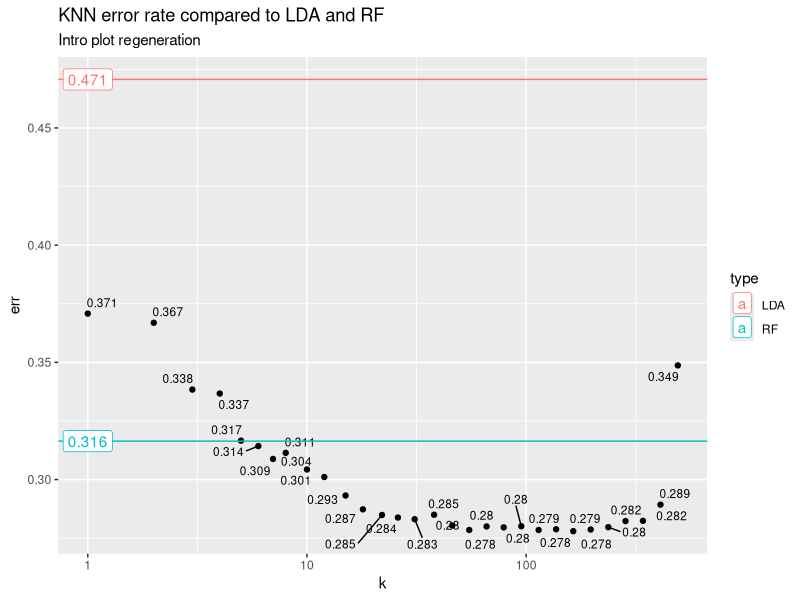
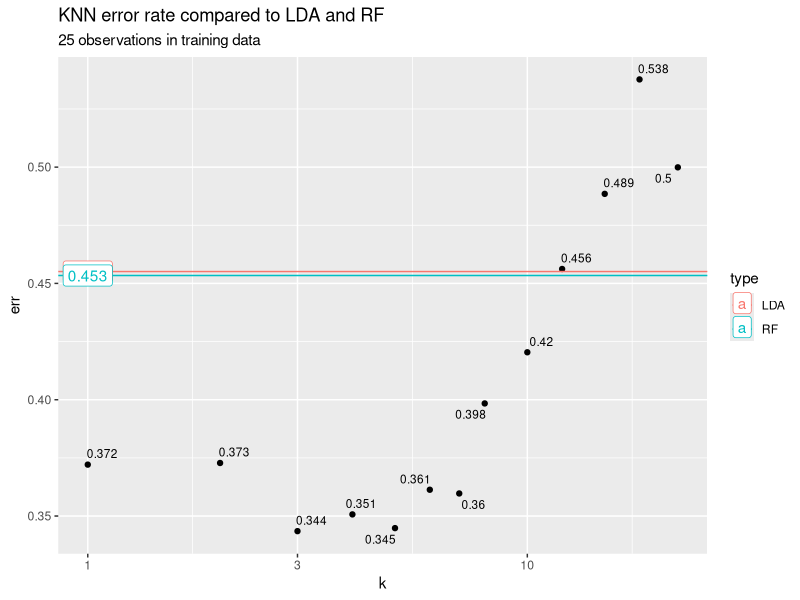
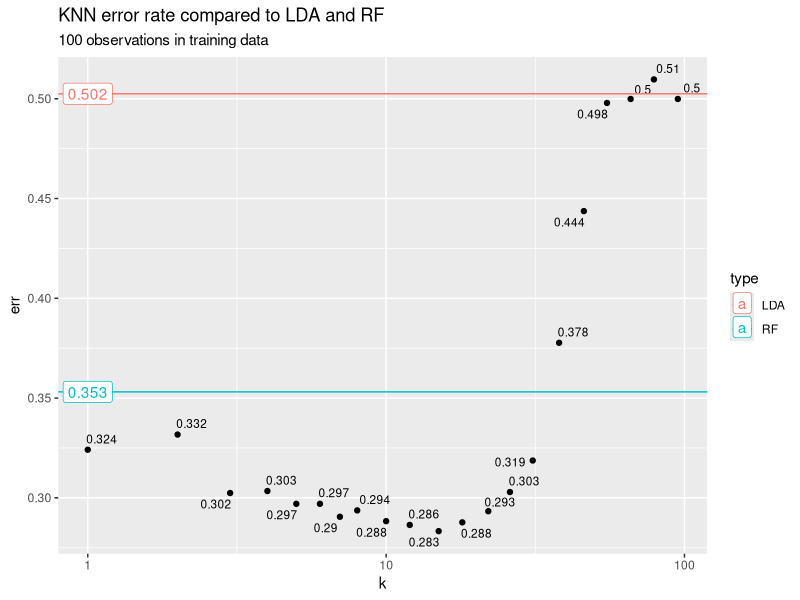
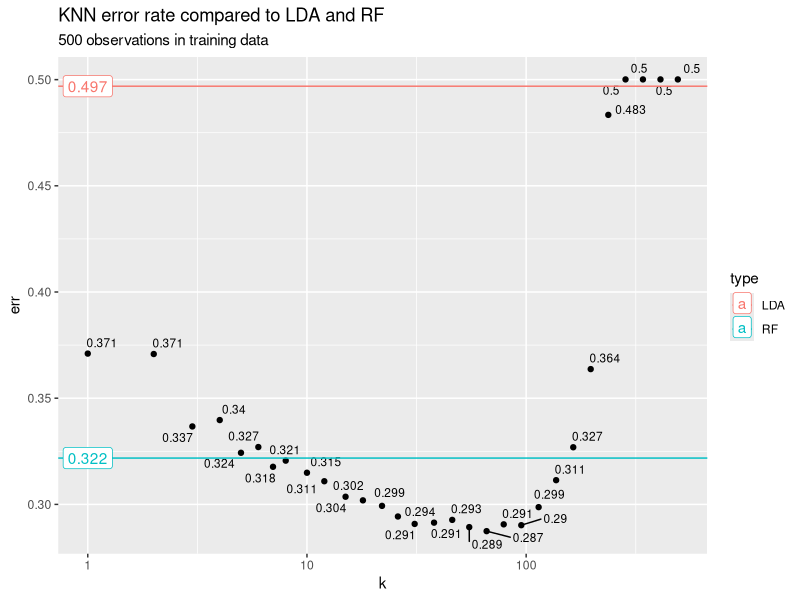
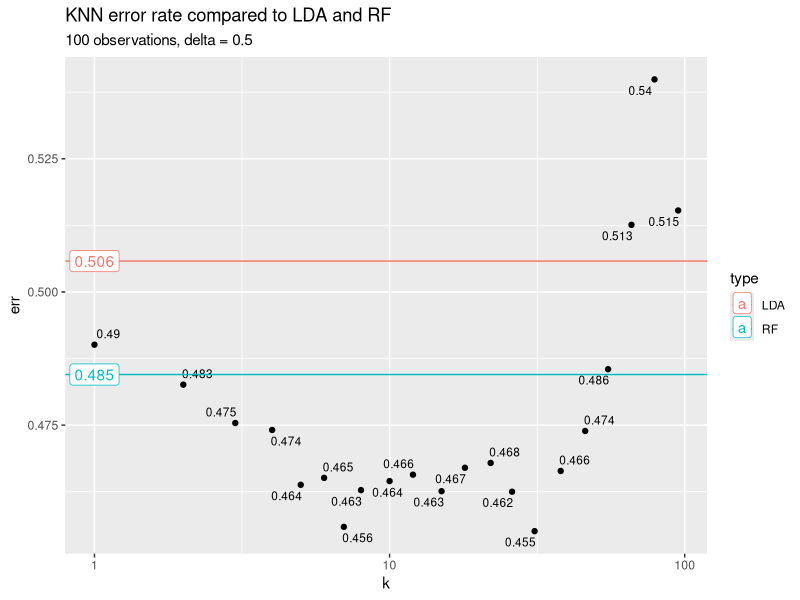
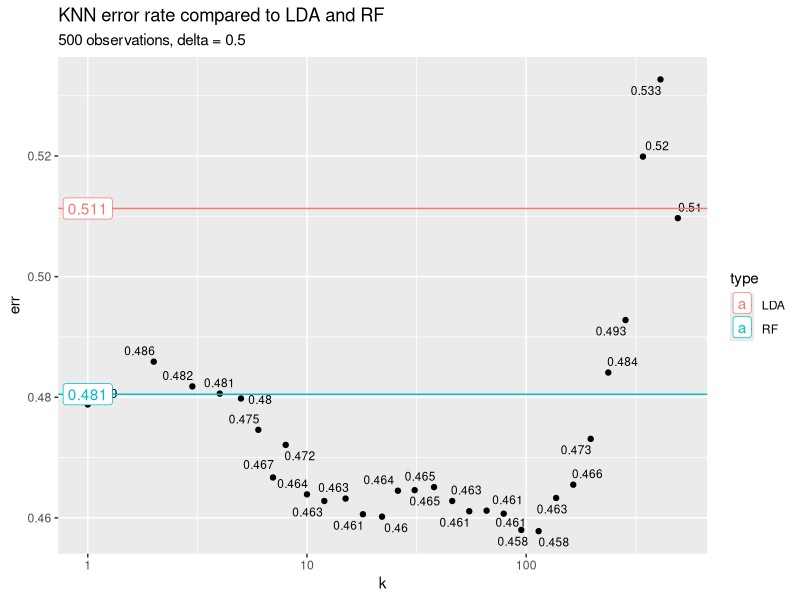
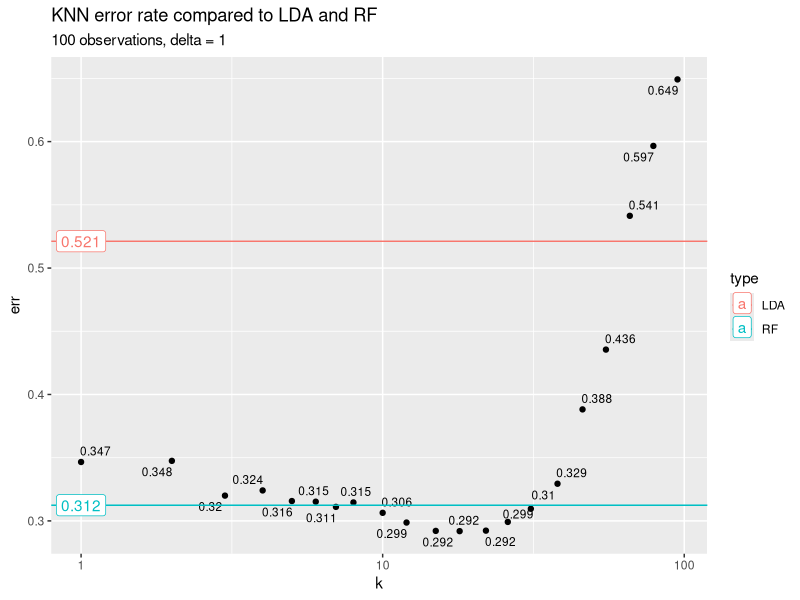
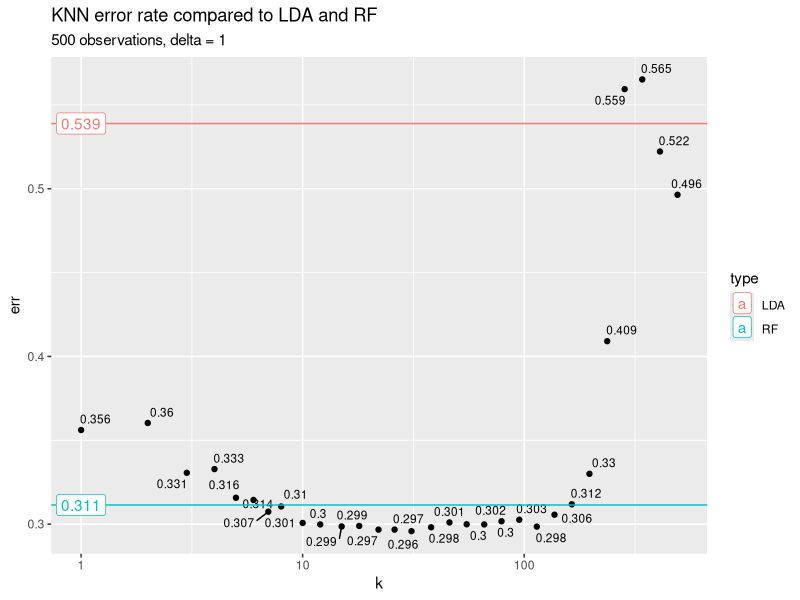

Write R code to recreate these figures, in order. (Note: a time limit stopped this script after it produced the figures.)
## ---- chunk 1
library(randomForest)
library(MASS)
library(class)
library(ggplot2)
library(ggrepel) # Neat idea for more readable labels!
# Cache stuff so I can be confident I'm writing about the correct plots without setting a seed artificailly
knitr::opts_chunk$set(echo = TRUE, cache = TRUE)
## ---- chunk 2
# nObs: How many observations
# nClassVars: How many predictors are associated with outcome
# nNoiseVars: How many predictors are not
# deltaClass: To modulate average difference between two classes' predictor values
generateData <- function(nObs = 1000, nClassVars = 2, nNoiseVars = 1, deltaClass = 1, plot.pairs = FALSE) {
  # Use data.frame so that variables will automatically be named "X1" "X2" etc.
  simData <- data.frame(matrix(rnorm(nObs * (nClassVars + nNoiseVars)), 
                 nrow = nObs, ncol = nClassVars + nNoiseVars))
  # Space to hold/calculate class information
  classData <- 1
  # Make some correlations and classifications
  for ( iTmp in 1:nClassVars ) {
    delta <- sample(deltaClass * c(-1,1), nObs, replace = TRUE)
    simData[, iTmp] <- simData[, iTmp] + delta
    classData <- classData * delta
  }
  classData <- classData > 0
  
  # If you want to check out the data
  if (plot.pairs){
    pairs(simData, col = as.numeric(classData))
  }

  simData <- data.frame(cbind(class = classData, simData))
  return(simData)
}
  
## ---- chunk 3
rfEval <- function (train, test, ...) {
  rfRes <- randomForest(as.factor(class) ~ ., data = train, ...)
  rfTmpTbl <- table(test$class, predict(rfRes, newdata = test))
  return(rfTmpTbl)
}

ldaEval <- function(train, test, ...) {
  ldaRes <- lda(class ~ ., data = train, ...)
  ldaTmpTbl <- table(test$class, predict(ldaRes, newdata = test)$class)
  return(ldaTmpTbl)
}
## ---- chunk 4
knnEval <- function(train, test, k.max = 500) {
  kvals <- numeric()
  for (val in sort(unique(floor(1.2^(1:50))))) {
    if (val < k.max) {
      kvals <- c(kvals, val)
    }
  }
  
  dfTmp <- data.frame(err = numeric(), k = numeric())
  for (k in kvals) {
    # Remove classifier (or it works too well!)
    trainData <- subset(train, select = -class)
    testData <- subset(test, select = -class)
    knnRes <- knn(train = trainData, test = testData, cl = train$class, k = k)
    tmpTbl <- table(test$class, knnRes)
    dfTmp <- rbind(dfTmp, data.frame(err = 1-sum(diag(tmpTbl))/sum(tmpTbl), k = k))
  }
  
  return(dfTmp)
}
## ---- chunk 5
plotResults <- function(knn.df, ldaTbl, rfTbl, subtitle = "") {
  lda.rf <- data.frame(type = c("LDA", "RF"),
                       err = c(1 - sum(diag(ldaTbl)) / sum(ldaTbl),
                               1 - sum(diag(rfTbl)) / sum(rfTbl)))
  g <- ggplot(knn.df, aes(x = k, y = err)) + geom_point() + scale_x_log10() 
  # If you want everything on the same scale, can uncomment below
  # g <- g + ylim(0, 1)
  g <- g + geom_text_repel(aes(k, err, label = round(err, 3)), data = knn.df, size = 3)
  g <- g + geom_hline(aes(yintercept = err, color = type), data = lda.rf)
  g <- g + geom_label(aes(1, err, label = round(err, 3), color = type), data = lda.rf)
  g <- g + ggtitle("KNN error rate compared to LDA and RF", subtitle = subtitle)
  print(g)
}
## ---- chunk 6
trainTmp <- generateData()
testTmp <- generateData(nObs = 10000)
rfTbl <- rfEval(trainTmp, testTmp)
ldaTbl <- ldaEval(trainTmp, testTmp)
knn.df <- knnEval(trainTmp, testTmp)
plotResults(knn.df = knn.df, ldaTbl = ldaTbl, rfTbl = rfTbl, subtitle = "Intro plot regeneration")
## ---- chunk 7
# Generate test data
test.10k <- generateData(nObs = 10000)

for (n in c(25, 100, 500)) {
  trainTmp <- generateData(nObs = n)
  rfTbl <- rfEval(trainTmp, test.10k)
  ldaTbl <- ldaEval(trainTmp, test.10k)
  knn.df <- knnEval(trainTmp, test.10k, k.max = n)
  subtitle <- paste(n, "observations in training data")
  plotResults(knn.df = knn.df, ldaTbl = ldaTbl, rfTbl = rfTbl, subtitle = subtitle)
}

## ---- chunk 8
for (d in c(0.5, 1, 2)) {
  testTmp <- generateData(nObs = 10000, deltaClass = d)
  for (n in c(100, 500)) {
    trainTmp <- generateData(nObs = n, deltaClass = d)
    rfTbl <- rfEval(trainTmp, testTmp)
    ldaTbl <- ldaEval(trainTmp, testTmp)
    knn.df <- knnEval(trainTmp, testTmp, k.max = n)
    subtitle <- paste(n, "observations,", "delta =", d)
    plotResults(knn.df = knn.df, ldaTbl = ldaTbl, rfTbl = rfTbl, subtitle = subtitle)
  }
}
## ---- chunk 9
nObs <- 1000
deltaClass <- 1
for (cl in c(2, 5)) {
  for (n in c(1, 3, 10)) {
    testTmp <- generateData(nObs = 10000, nClassVars = cl, nNoiseVars = n)
    trainTmp <- generateData(nClassVars = cl, nNoiseVars = n)
    rfTbl <- rfEval(trainTmp, testTmp)
    ldaTbl <- ldaEval(trainTmp, testTmp)
    knn.df <- knnEval(trainTmp, testTmp)
    subtitle <- paste0(nObs, " observations, ", "delta = ", deltaClass, ", Class Vars = ", cl, ", Noise Vars = ", n)
    plotResults(knn.df = knn.df, ldaTbl = ldaTbl, rfTbl = rfTbl, subtitle = subtitle)
  }
}
## ---- chunk 10
trainTmp <- generateData(nObs = 5000, deltaClass = 2, nClassVars = 3, nNoiseVars = 20)
testTmp <- generateData(nObs = 10000, deltaClass = 2, nClassVars = 3, nNoiseVars = 20)
for (m in c(2, 5, 10, 23)) {
  rfTbl <- rfEval(trainTmp, testTmp, mtry = m)
  ldaTbl <- ldaEval(trainTmp, testTmp)
  knn.df <- knnEval(trainTmp, testTmp)
  subtitle <- paste("5000 observations, delta = 2, Class Vars = 3, Noise Vars = 20, mtry =", m)
  plotResults(knn.df = knn.df, ldaTbl = ldaTbl, rfTbl = rfTbl, subtitle = subtitle)
  
  print(paste("mtry =", m))
  print(rfTbl)
}
